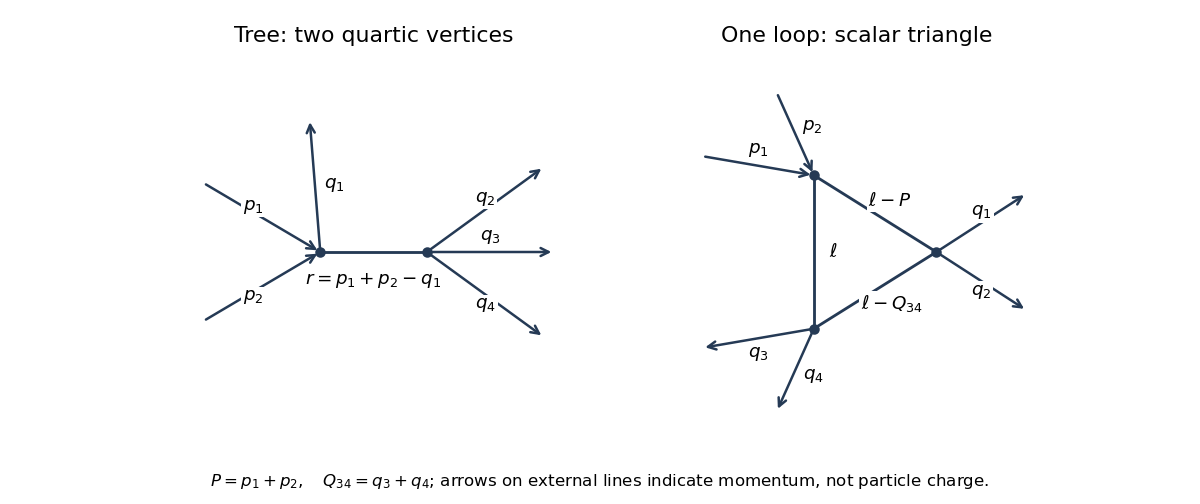

The script that saved this image:
"""Original phi-fourth diagrams. Tested with Python 3.14 and Matplotlib 3.10.7.
Writes a white opaque PNG to the caller's CWD; respects supplied MPLCONFIGDIR.
"""
from pathlib import Path
import matplotlib
matplotlib.use('Agg')
import matplotlib.pyplot as plt
from matplotlib.patches import FancyArrowPatch

plt.rcParams.update({'font.size': 11, 'figure.facecolor': 'white', 'axes.facecolor': 'white'})
fig, axs = plt.subplots(1, 2, figsize=(10, 4.2), dpi=120)

def line(ax, a, b, label=None, offset=(0, 0), arrow=False):
    if arrow:
        ax.add_patch(FancyArrowPatch(a, b, arrowstyle='->', mutation_scale=12, linewidth=1.5, color='#253a55'))
    else:
        ax.plot([a[0], b[0]], [a[1], b[1]], color='#253a55', linewidth=1.7)
    if label:
        ax.text((a[0]+b[0])/2+offset[0], (a[1]+b[1])/2+offset[1], label,
                ha='center', va='center', bbox={'facecolor': 'white', 'edgecolor': 'none', 'pad': 1})

def vertex(ax, pos):
    ax.scatter(*pos, s=28, color='#253a55', zorder=5)

ax = axs[0]
a, b = (-.45, 0), (.55, 0)
line(ax, (-1.55, .65), a, r'$p_1$', offset=(-.08, .1), arrow=True)
line(ax, (-1.55, -.65), a, r'$p_2$', offset=(-.08, -.1), arrow=True)
line(ax, a, (-.55, 1.25), r'$q_1$', offset=(.18, 0), arrow=True)
line(ax, a, b, r'$r=p_1+p_2-q_1$', offset=(0, -.27))
for end, lab, off in [((1.65, .8), r'$q_2$', (0, .1)), ((1.75, 0), r'$q_3$', (0, .14)), ((1.65, -.8), r'$q_4$', (0, -.1))]:
    line(ax, b, end, lab, offset=off, arrow=True)
for v in [a,b]: vertex(ax,v)
ax.set_title('Tree: two quartic vertices', pad=14)

ax = axs[1]
a, b, c = (-.35, .72), (.8, 0), (-.35, -.72)
line(ax, a, b, r'$\ell-P$', offset=(.14, .12))
line(ax, b, c, r'$\ell-Q_{34}$', offset=(.16, -.12))
line(ax, c, a, r'$\ell$', offset=(.18, 0))
line(ax, (-1.4, .9), a, r'$p_1$', offset=(0, .15), arrow=True)
line(ax, (-.7, 1.5), a, r'$p_2$', offset=(.16, .06), arrow=True)
line(ax, b, (1.65, .55), r'$q_1$', offset=(0, .1), arrow=True)
line(ax, b, (1.65, -.55), r'$q_2$', offset=(0, -.1), arrow=True)
line(ax, c, (-1.4, -.9), r'$q_3$', offset=(0, -.15), arrow=True)
line(ax, c, (-.7, -1.5), r'$q_4$', offset=(.17, -.05), arrow=True)
for v in [a,b,c]: vertex(ax,v)
ax.set_title('One loop: scalar triangle', pad=14)
for ax in axs:
    ax.set_xlim(-1.85, 1.95); ax.set_ylim(-1.75, 1.75); ax.set_aspect('equal'); ax.axis('off')
fig.text(.5, .035, r'$P=p_1+p_2,\quad Q_{34}=q_3+q_4$; arrows on external lines indicate momentum, not particle charge.', ha='center', fontsize=10)
fig.subplots_adjust(bottom=.13, wspace=.08, top=.87)
fig.savefig(Path.cwd() / 'paper-48-scattering-diagrams.png', facecolor='white', transparent=False)
plt.close(fig)
